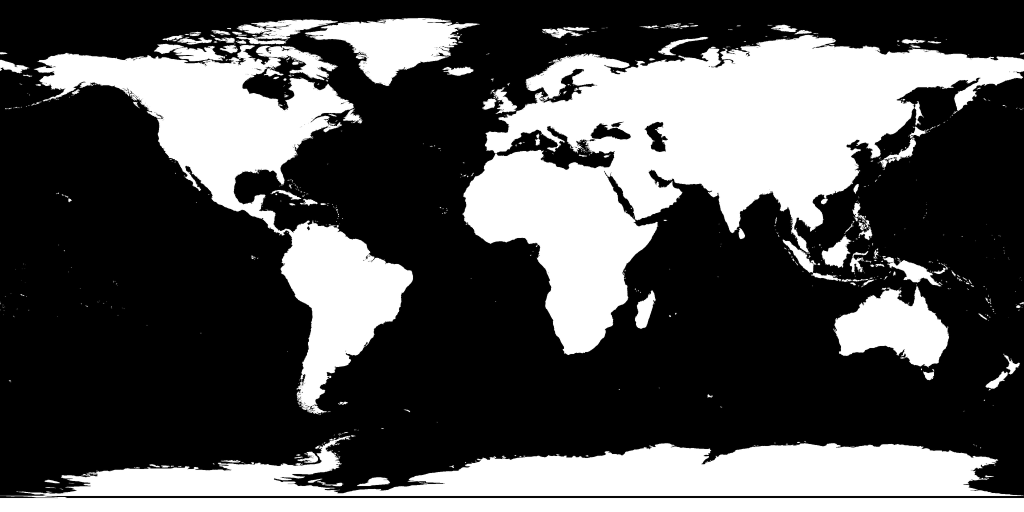
#> input picture engine/long/assets/land_2048.png, 2048 x 1024 px (shown at 1/2 size); its folder holds only this picture in this run
$ python -i ep07_time.py   (imports and definitions only)
#> lines starting #> are read from the running program, lines starting #| are printed output that depends on the picture
### engine/core.py
"""Shared pieces for every 'Sounds Fake' style: narration + word timing, audio mix,
caption grouping, easing, and the render loop (one ffmpeg pass, temp file then rename)."""
import json, math, os, subprocess
import numpy as np
import soundfile as sf

W, H, FPS, SR = 1080, 1920, 30, 24000
HERE = os.path.dirname(os.path.abspath(__file__))
FONTS = os.path.join(HERE, "fonts")

def ease(u): u = max(0.0, min(1.0, u)); return u * u * (3 - 2 * u)
def eout(u): u = max(0.0, min(1.0, u)); return 1 - (1 - u) ** 3
def back(u, c=1.8):
    u = max(0.0, min(1.0, u)); return 1 + (c + 1) * (u - 1) ** 3 + c * (u - 1) ** 2

# [4 lines left out: function kokoro, not called in this run]

_TTS_CACHE = os.path.expanduser(os.environ.get("TTS_CACHE", "~/.cache/sf_tts"))
# [9 lines left out: function _tts_cached, not called in this run]

class _LazyTTS:
    _t = None
    def create(self, *a, **k):
        if _LazyTTS._t is None: _LazyTTS._t = kokoro()
        return _LazyTTS._t.create(*a, **k)

# [73 lines left out: functions narrate, write_audio, caption_groups, group_at, active_line, render, not called in this run]

def tone(f, dur, decay=4.0, harm=(1, 2, 3), amp=1.0):
    t = np.arange(int(dur * SR)) / SR
    return amp * sum(np.sin(2 * np.pi * f * h * t) / h ** 1.5 for h in harm) * np.exp(-t * decay)

def place(buf, at, sig, gain=1.0):
    a = int(at * SR); b = min(a + len(sig), len(buf))
    if 0 <= a < len(buf): buf[a:b] += sig[: b - a] * gain

# [14 lines left out: functions hook_hit, whoosh, not called in this run]

def scene_starts(spec):
    return [ln["_s"] for ln in spec["lines"] if "_s" in ln][1:]

### engine/long/ep07_time.py
"""LONG-FORM (16:9, 1920x1080) — 'Sounds Fake: Deep Dive' ep07: TIME.
Look: "midnight clockwork" — ink-navy background with slow brass gears and drifting dust, cream type, brass + cyan accents.
Beats: glowing timelines with brackets, animated calendar pages (deleted / sliding days), light-travel diagrams, Venus,
the date line, pyramid + mammoth silhouettes, height-dilation clocks and GPS satellites.
Based on engine/long/ep06_earth.py.
Usage: python3 engine/long/ep07_time.py spec.json out.mp4 [t1,t2,... preview]
"""
import json, math, os, random, subprocess, sys
sys.path.insert(0, os.path.dirname(os.path.dirname(os.path.abspath(__file__))))
import numpy as np
from PIL import Image, ImageDraw, ImageFilter, ImageFont
import core
from core import narrate, write_audio, caption_groups, group_at, ease, eout, back, tone, place, hook_hit, whoosh, SR

W, H, FPS = 1920, 1080, 30
# [2 lines not run here, left out]
FD = os.environ.get("FONT_DIR", "/usr/share/fonts/opentype/inter/").rstrip("/") + "/"
HERE = os.path.dirname(os.path.abspath(__file__))
SERIF = os.path.join(os.path.dirname(HERE), "fonts", "OldStandard-Bold.ttf")
_fc = {}
# [4 lines left out: function F, not called in this run]
BRASS, CYAN, WHITE, DIM, RED, GREEN = (240, 190, 96), (110, 210, 240), (246, 240, 228), (140, 146, 170), (240, 100, 80), (110, 230, 150)
INKD = (10, 12, 26)
COL = dict(gold=BRASS, cyan=CYAN, white=WHITE, dim=(190, 180, 160), red=RED, green=GREEN)
def lerpc(a, b, u): return tuple(int(a[i] + (b[i] - a[i]) * u) for i in range(3))

# ---------------- background: ink navy + warm vignette + slow brass gears + dust ----------------
def lowf(h, w, cell, seed):
    r = np.random.default_rng(seed); s = r.random((h // cell + 2, w // cell + 2)).astype(np.float32)
    return np.asarray(Image.fromarray((s * 255).astype(np.uint8)).resize((w, h), Image.BICUBIC)).astype(np.float32) / 255
yy, xx = np.mgrid[0:H, 0:W].astype(np.float32)
vig = np.exp(-(((xx - W / 2) / (W * 0.62)) ** 2 + ((yy - H * 0.45) / (H * 0.7)) ** 2))
BG = np.zeros((H, W, 3), np.float32) + np.array([6, 8, 20], np.float32)
# [1 line not run here, left out]
BG_IMG = Image.fromarray(np.clip(BG, 0, 255).astype(np.uint8))
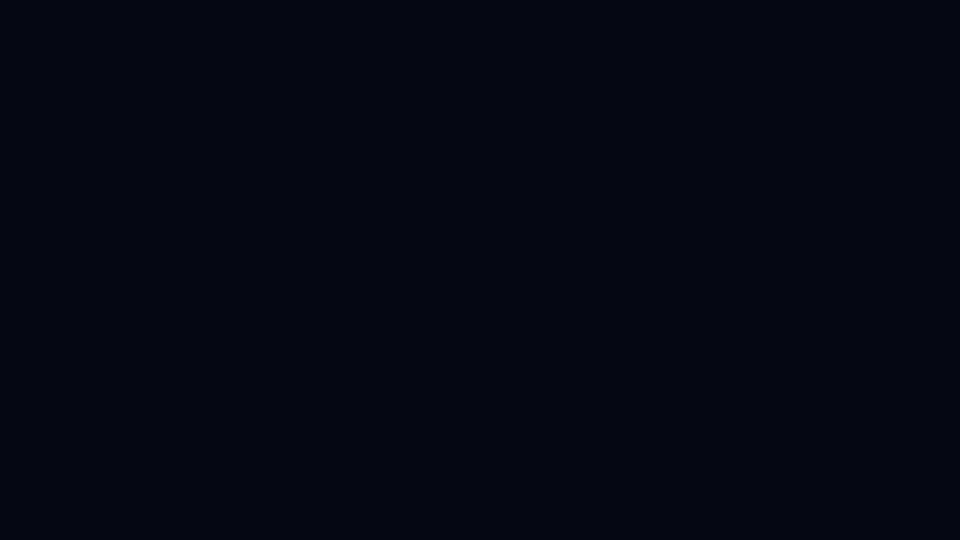
#> BG_IMG: PIL image 1920x1080 RGB (shown at 1/2 size); mean R, G, B 6, 8, 20

def gear_sprite(R, teeth, col, a=40, hole=0.32, spokes=5):
#> called with R = 330, teeth = 24, col = (200, 160, 90), a = 34, hole = 0.32, spokes = 5
    S = int(R * 2 + 40); g = Image.new("RGBA", (S, S), (0, 0, 0, 0)); d = ImageDraw.Draw(g); c = S / 2
#> after `g = Image.new('RGBA', (S, S), (0, 0, 0, 0))`: g: PIL image 700x700 RGBA; every value is 0
    pts = []
    for k in range(teeth * 4):
        ang = 2 * math.pi * k / (teeth * 4); r = R + (14 if k % 4 in (1, 2) else -6)
        pts.append((c + r * math.cos(ang), c + r * math.sin(ang)))
    d.polygon(pts, outline=col + (a,), width=6)
    d.ellipse([c - R * 0.78, c - R * 0.78, c + R * 0.78, c + R * 0.78], outline=col + (int(a * 0.8),), width=4)
    d.ellipse([c - R * hole, c - R * hole, c + R * hole, c + R * hole], outline=col + (a,), width=5)
    for k in range(spokes):
        ang = 2 * math.pi * k / spokes
        d.line([(c + R * hole * math.cos(ang), c + R * hole * math.sin(ang)), (c + R * 0.78 * math.cos(ang), c + R * 0.78 * math.sin(ang))], fill=col + (int(a * 0.8),), width=6)
    return g
GEARS = [(gear_sprite(330, 24, (200, 160, 90), 34), 1720, 980, 3.0), (gear_sprite(190, 14, (200, 160, 90), 30), 1340, 1060, -5.2), (gear_sprite(240, 18, (120, 160, 220), 24), 150, 90, 4.0)]
#> in gear_sprite (call 2), `g = Image.new('RGBA', (S, S), (0, 0, 0, 0))`: g: PIL image 420x420 RGBA; every value is 0
#> the loop in gear_sprite (call 2), `for k in range(teeth * 4):` made 56 passes
#> ang on passes 1 to 12: 0, 0.112, 0.224, 0.337, 0.449, 0.561, 0.673, 0.785, 0.898, 1.01, 1.12, 1.23
#> the loop in gear_sprite (call 2), `for k in range(spokes):` made 5 passes
#> ang on passes 1 to 5: 0, 1.26, 2.51, 3.77, 5.03
#> in gear_sprite (call 3), `g = Image.new('RGBA', (S, S), (0, 0, 0, 0))`: g: PIL image 520x520 RGBA; every value is 0
#> further down, picture is the input picture: shape (1024, 2048); min 0, max 255, mean 84.4
DUST = [(rng.uniform(0, W), rng.uniform(0, H), rng.uniform(0.6, 2.0), rng.uniform(0, 6.3), rng.uniform(4, 16)) for _ in range(140)]
# [10 lines left out: function space, not called in this run]

def bloom(img, k=0.5):
#> called with k = 0.5
    a = np.asarray(img).astype(np.float32)
    s = Image.fromarray(np.clip((a - 150) * 1.5, 0, 255).astype(np.uint8)).resize((W // 4, H // 4), Image.BILINEAR)
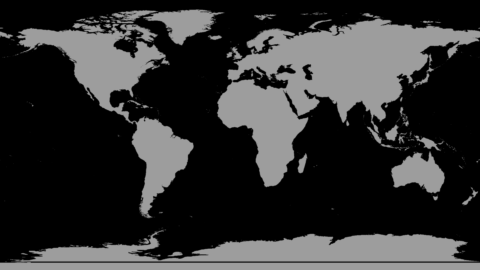
#> s: PIL image 480x270 L; min 0, max 157, mean 50.9
    b = np.asarray(s.filter(ImageFilter.GaussianBlur(8)).resize((W, H), Image.BILINEAR)).astype(np.float32)
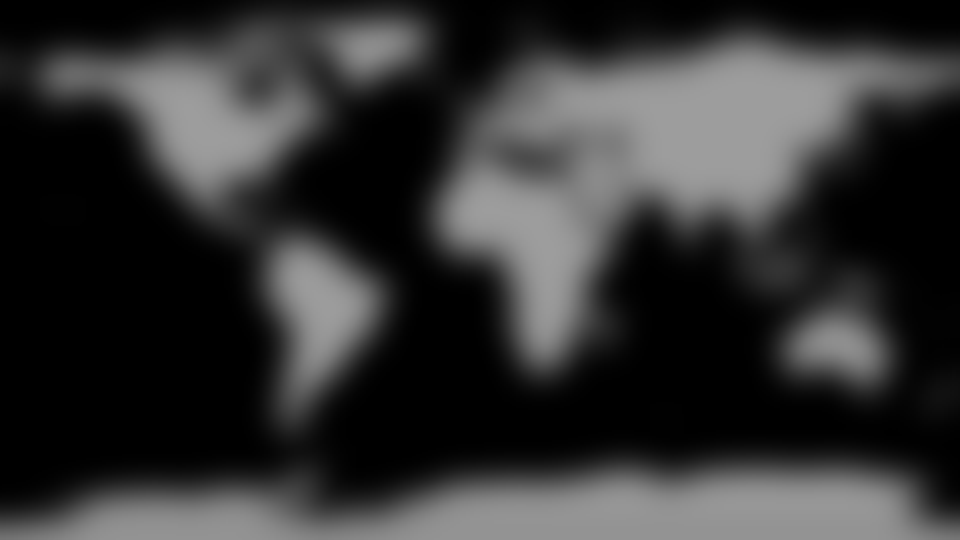
#> b: shape (1080, 1920) float32 (shown at 1/2 size); min 0, max 157, mean 51
#> (the run stopped early here; a loop or call above may not have finished)
